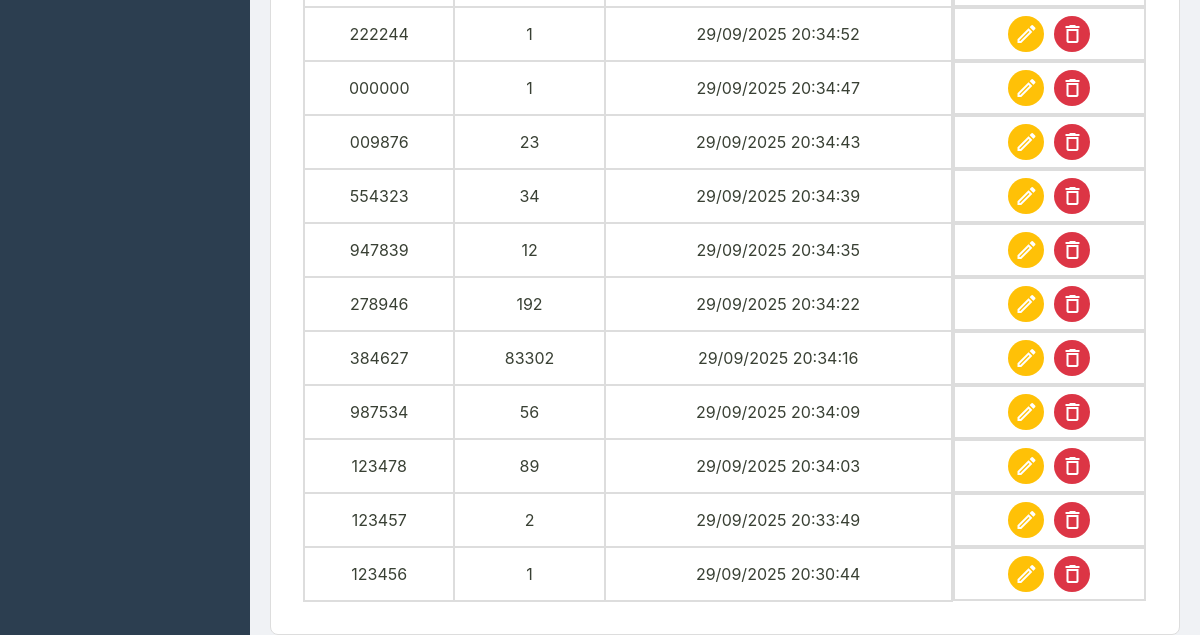
/busca (signed in, lower part), run on an earlier commit of the app's database.
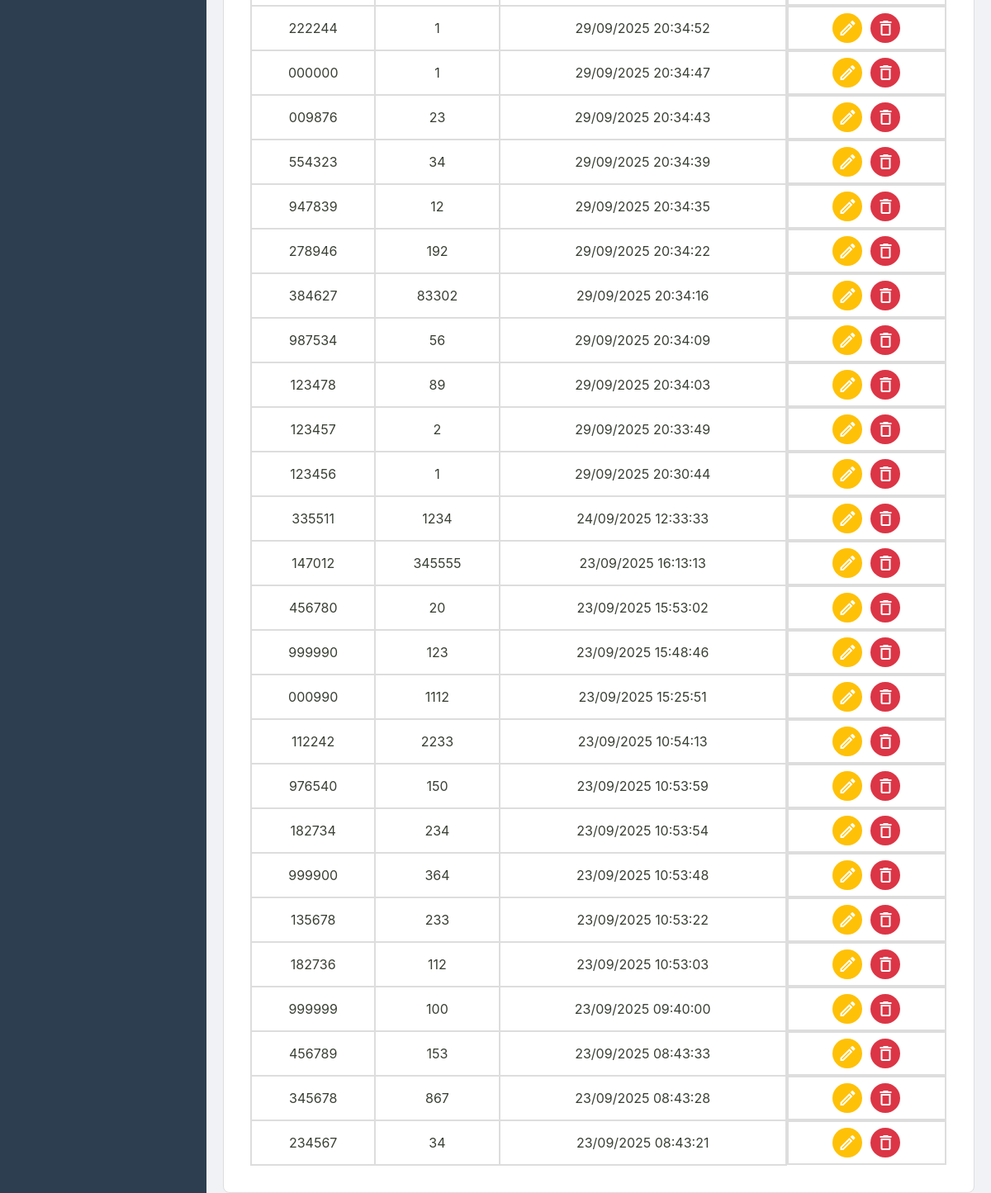
And on a later commit of the database.
### tables this page shows
CREATE TABLE protocolos (
    id TEXT PRIMARY KEY,
    id_usuario INTEGER NOT NULL,
    numero TEXT NOT NULL UNIQUE,
    quantidade_paginas INTEGER NOT NULL,
    observacoes TEXT,
    criado_em TEXT NOT NULL,
    alterado_em TEXT,
    deletado_em TEXT,
    FOREIGN KEY (id_usuario) REFERENCES usuarios (id)
  );

### src/Controller/WebController.php (called while the page is built, shortened)
<?php
class WebController {
    public function buscaProtocolo()
    {
        try {
            $numero = $_GET['numero'] ?? null;
            $dataInicio = !empty($_GET['data_inicio']) ? new DateTimeImmutable($_GET['data_inicio'] . ' 00:00:00') : null;
            $dataFim = !empty($_GET['data_fim']) ? new DateTimeImmutable($_GET['data_fim'] . ' 23:59:59') : null;
            $idUsuario = $_SESSION['usuario_logado_id'] ?? null;
            $listaDeProtocolos = $this->repositorio->search($idUsuario, $numero, $dataInicio, $dataFim);
            require __DIR__ . '/../../templates/busca.php';
        } catch (Exception $e) {
            $erro = $e->getMessage();
            $idUsuario = $_SESSION['usuario_logado_id'] ?? null;
            $usuarioLogado = $idUsuario ? $this->usuarioRepository->buscaPorId($idUsuario) : null;
            $listaDeProtocolos = $this->repositorio->allByUser($idUsuario);
            $tituloDaPagina = "Buscar Protocolos";
            require __DIR__ . '/../../templates/busca.php';
        }
    }
}

### src/Repository/ProtocoloRepositorySql.php (called while the page is built, shortened)
<?php
final class ProtocoloRepositorySql implements ProtocoloRepositoryInterface
{
    private PDO $connection;
    public function __construct(PDO $connection)
    {
        $this->connection = $connection;
    }
    public function search(?int $id_usuario = null, ?string $numero = null, ?DateTimeImmutable $dataInicio = null, ?DateTimeImmutable $dataFim = null): array
    {
        $sqlConditions = [];
        $parametros = [];
        $sqlConditions[] = 'deletado_em IS NULL';
        if ($id_usuario !== null) {
            $sqlConditions[] = 'id_usuario = :id_usuario';
            $parametros[':id_usuario'] = $id_usuario;
        }
        $sqlQuery = 'SELECT * FROM protocolos WHERE ' . implode(' AND ', $sqlConditions) . ' ORDER BY criado_em DESC;';
        $stmt = $this->connection->prepare($sqlQuery);
        $stmt->execute($parametros);
        return $this->hidrataListaDeProtocolos($stmt);
    }
    private function hidrataListaDeProtocolos(PDOStatement $stmt): array
    {
        $listaDeProtocolos = [];
        while($protocoloDados = $stmt->fetch()){
            $listaDeProtocolos[] = Protocolo::fromArray($protocoloDados);
        }
        return $listaDeProtocolos;
    }
}

### src/Model/Protocolo.php (called while the page is built, shortened)
<?php
class Protocolo {
    public function id(): string {
        return $this->id;
    }
    public function numero(): string {
        return $this->numero;
    }
    public function paginas(): int {
        return $this->quantidade_paginas;
    }
    public function data(): DateTimeImmutable {
        return $this->criado_em;
    }
    public static function fromArray(array $dados): self
    {
        try {
            $criado_em = new DateTimeImmutable($dados['criado_em']);
            $alterado_em = isset($dados['alterado_em']) ? new DateTimeImmutable($dados['alterado_em']) : null;
            $deletado_em = isset($dados['deletado_em']) ? new DateTimeImmutable($dados['deletado_em']) : null;
        } catch (Exception $e) {
            throw new Exception("Falha ao criar data");
        }
        return new self(
            $dados['id'],
            $dados['id_usuario'],
            $dados['numero'],
            $dados['quantidade_paginas'],
            $criado_em,
            $dados['observacoes'] ?? null,
            $alterado_em,
            $deletado_em
        );
    }
}

### templates/_partials/_listaProtocolos.php (the view, shortened to what this page needs)
<section class="listagem-container">
    <table id="tabela-protocolos" class="protocolos-table">
        <tbody>
            <?php foreach ($listaDeProtocolos as $protocolo): ?>
                <tr>
                    <td><?= htmlspecialchars($protocolo->numero()) ?></td>
                    <td><?= htmlspecialchars($protocolo->paginas()) ?></td>
                    <td><?= $protocolo->data()->format('d/m/Y H:i:s') ?></td>
                    <td class="acoes-cell">
                        <a href="/editar?id=<?= htmlspecialchars($protocolo->id()) ?>" class="btn-acao btn-editar" title="Editar">
                            <span class="material-icons-outlined">edit</span>
                        </a>
                        <form action="/excluir" method="post" onsubmit="return confirm('Tem certeza que deseja excluir este protocolo?');">
                            <button type="submit" class="btn-acao btn-excluir" title="Excluir">
                                <span class="material-icons-outlined">delete</span>
                            </button>
                        </form>
                    </td>
                </tr>
            <?php endforeach; ?>
        </tbody>
    </table>
</section>

### public/index.php (shortened to what this page needs)
<?php
try {
    $connection = ConnectionCreator::createConnection();
    $AuditRepository = new AuditRepository($connection);
    $AuditService = new AuditService($AuditRepository);
    $repositorio = new ProtocoloRepositorySql($connection);
    $dashboardService = new DashboardService($repositorio);
    $protocoloService = new ProtocoloService($repositorio, $AuditService);
    $usuarioRepositorio = new UsuarioRepository($connection);
    $webController = new WebController($repositorio, $dashboardService, $protocoloService, $usuarioRepositorio);
    $uri = $_SERVER['REQUEST_URI'];
    $uri = parse_url($uri, PHP_URL_PATH);
    switch ($uri) {
        case '/busca':
            $webController->buscaProtocolo();
            break;
    }
} catch (Exception $e) {
    http_response_code(500);
    echo "<p>Mensagem do Erro: " . $e->getMessage() . "</p>";
    echo "<p>Por favor, tente novamente mais tarde.</p>";
}

### templates/_partials/_header.php (shortened to what this page needs)
<!DOCTYPE html>
<html lang="pt-br">
<head>
    <link rel="stylesheet" href="/assets/css/style.css">
    <link rel="stylesheet" href="/assets/css/style.css">
    <link rel="stylesheet" href="https://cdn.datatables.net/2.0.8/css/dataTables.dataTables.css">
</head>
<body>
    <div class="container-principal">
        <aside class="sidebar">
        </aside>
        <div class="div-conteudo-principal">
            <main class="conteudo-principal">

### templates/busca.php (shortened to what this page needs)
<?php require __DIR__ . '/_partials/_header.php'; ?>
<div class="container-principal-busca">
    <?php require __DIR__ . '/_partials/_listaProtocolos.php'; ?>
</div>
<?php require __DIR__ . '/_partials/_footer.php'; ?>

### templates/_partials/_footer.php (shortened to what this page needs)
            </main>
        </div>
    </div>
</body>
</html>

### public/assets/css/style.css (style rules this page uses)
:root { --cor-fundo-sidebar: #2c3e50; --cor-fundo-sidebar-hover: #33465c; --cor-fontes-sidebar: #ffffff; --cor-fundo-header: #ffffff; --cor-bordas: #ddd; --cor-fundo-body: #f0f2f5; --cor-fontes-body: #394034; --cor-fundo-sidebar-active: #253547; --cor-fontes-sidebar-active: #007bff; --cor-bordas-focus: #80bdff; --cor-fontes-main-button: #ffffff; --cor-main-button: #28a745; --cor-fontes-cards: #696969; --cor-icones-header: #969696; --cor-icones-header-hover: #007bff; --cor-primaria-erro: #ff2c2c; }
* { margin: 0; padding: 0; box-sizing: border-box; }
body { font-family: -apple-system, BlinkMacSystemFont, 'Segoe UI', Roboto, 'Helvetica Neue', Arial, sans-serif; background-color: var(--cor-fundo-body); color: var(--cor-fontes-body); display: flex; flex-direction: column; min-height: 100vh; }
a { text-decoration: none; }
.sidebar { width: 250px; background-color: var(--cor-fundo-sidebar); padding: 1.5rem; flex-shrink: 0; }
.div-conteudo-principal { width: 100%; }
.container-principal { display: flex; flex-grow: 1; }
.conteudo-principal { flex-grow: 1; overflow-y: auto; display: flex; flex-direction: column; align-items: center; padding: 0 20px; }
.container-principal-busca { width: 100%; display: flex; flex-direction: column; gap: 20px; }
.busca-form-container, .listagem-container { width: 100%; max-width: 1400px; border: 1px solid var(--cor-bordas); margin: 0 auto; background-color: var(--cor-fundo-header); padding: 2rem; border-radius: 8px; }
.protocolos-table { width: 100%; border-collapse: collapse; border-spacing: 0; }
.protocolos-table th, .protocolos-table td { padding: 7px; border: 2px solid var(--cor-bordas); text-align: center; vertical-align: middle; }
.acoes-cell { display: flex; justify-content: center; align-items: center; gap: 10px; }
.btn-acao { display: inline-flex; padding: 6px; border: none; border-radius: 50%; cursor: pointer; transition: background-color 0.2s; color: #fff; }
.btn-editar { background-color: #ffc107; }
.btn-excluir { background-color: #dc3545; }
.material-icons-outlined { vertical-align: middle; }

What changed in the data, as far as the page shows it:
added protocolos: numero "335511", quantidade_paginas "1234", format "24/09/2025 12:33:33"
added protocolos: numero "147012", quantidade_paginas "345555", format "23/09/2025 16:13:13"
added protocolos: numero "456780", quantidade_paginas "20", format "23/09/2025 15:53:02"
added protocolos: numero "999990", quantidade_paginas "123", format "23/09/2025 15:48:46"
added protocolos: numero "000990", quantidade_paginas "1112", format "23/09/2025 15:25:51"
added protocolos: numero "112242", quantidade_paginas "2233", format "23/09/2025 10:54:13"
added protocolos: numero "976540", quantidade_paginas "150", format "23/09/2025 10:53:59"
added protocolos: numero "182734", quantidade_paginas "234", format "23/09/2025 10:53:54"
added protocolos: numero "999900", quantidade_paginas "364", format "23/09/2025 10:53:48"
added protocolos: numero "135678", quantidade_paginas "233", format "23/09/2025 10:53:22"
added protocolos: numero "182736", quantidade_paginas "112", format "23/09/2025 10:53:03"
added protocolos: numero "999999", quantidade_paginas "100", format "23/09/2025 09:40:00"
added protocolos: numero "456789", quantidade_paginas "153", format "23/09/2025 08:43:33"
added protocolos: numero "345678", quantidade_paginas "867", format "23/09/2025 08:43:28"
added protocolos: numero "234567", quantidade_paginas "34", format "23/09/2025 08:43:21"
